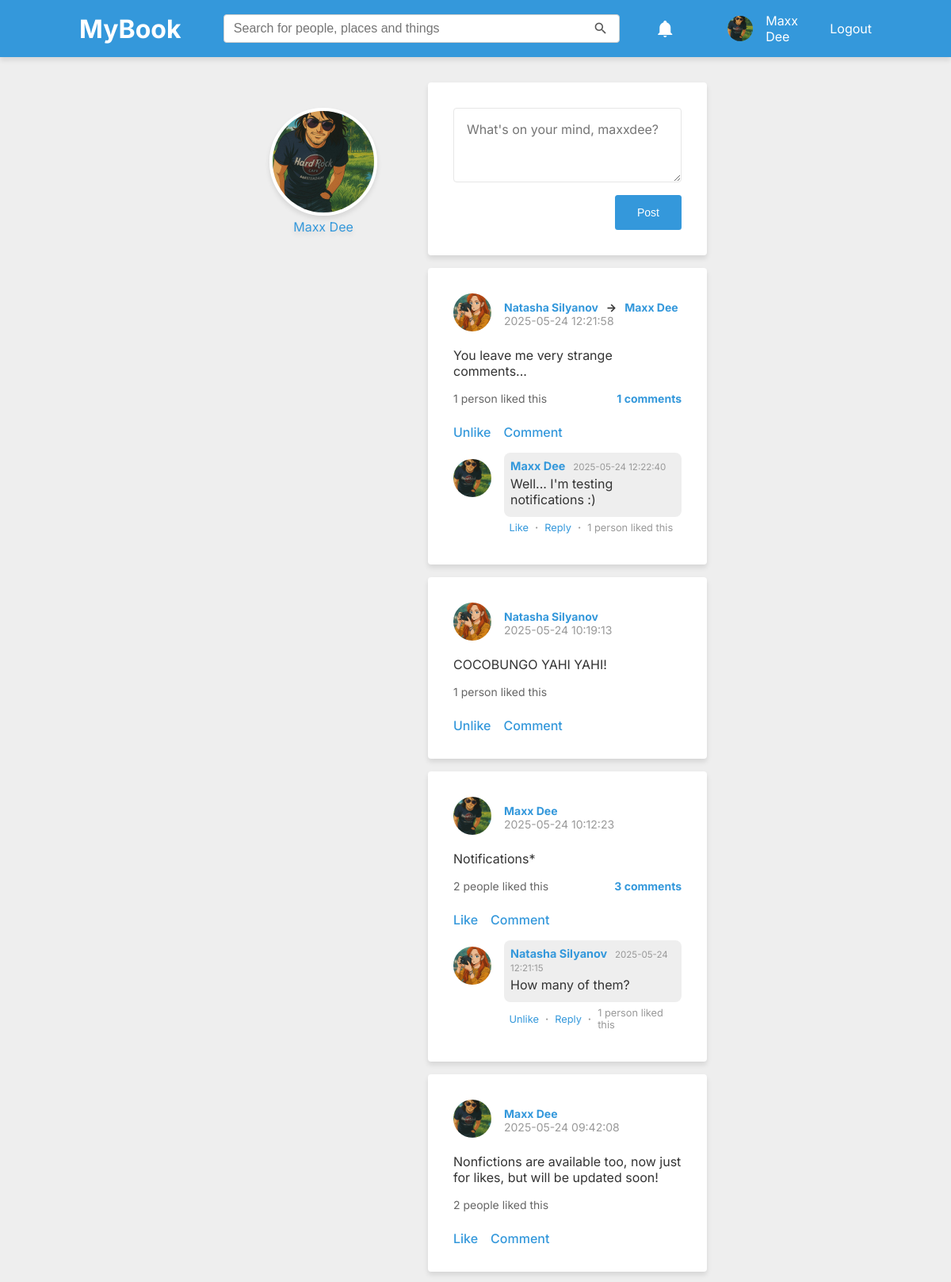
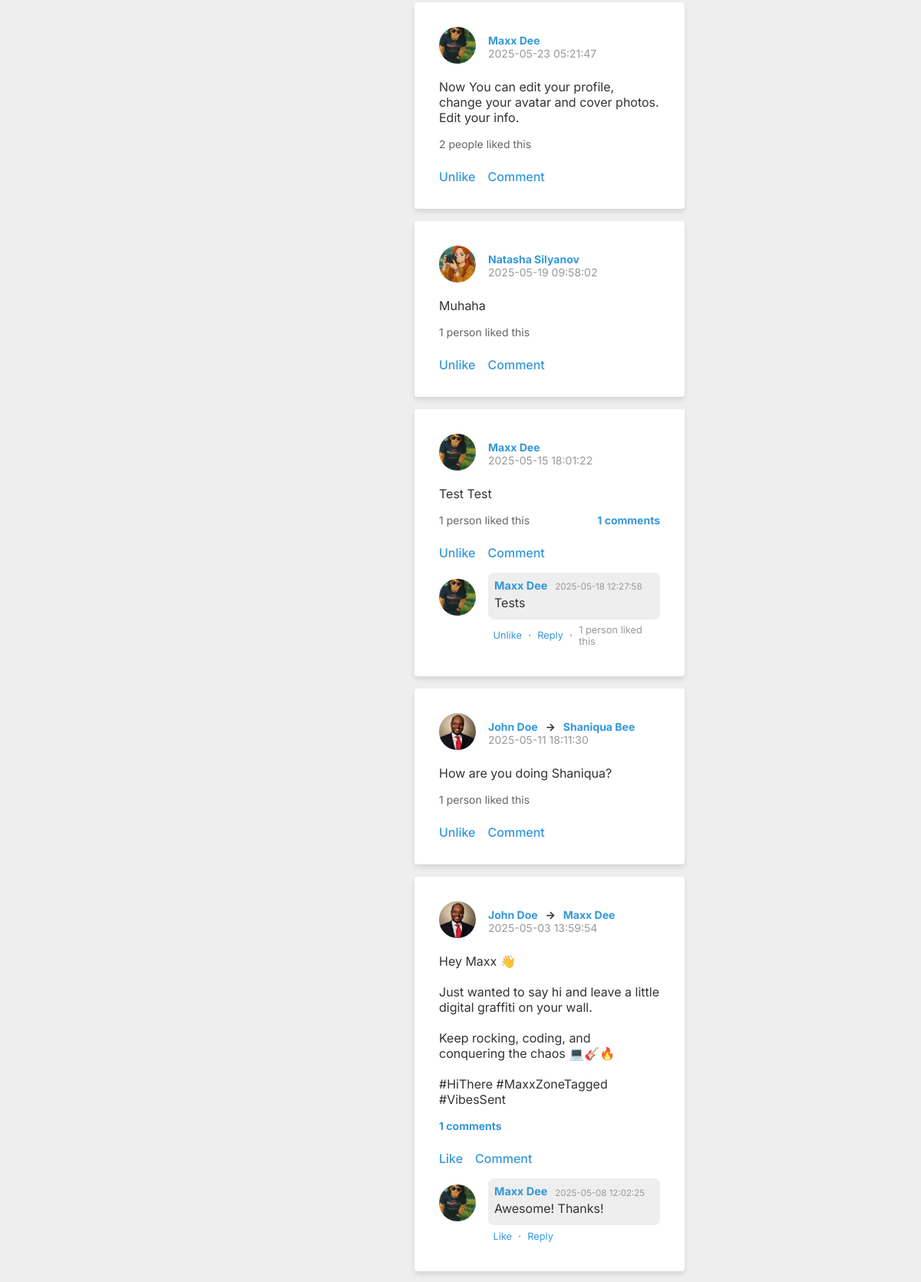
The app's page /pages/timeline.php (signed in, upper part) with its own data (2 pictures, top to bottom).
### tables this page shows
CREATE TABLE users (
    id INTEGER PRIMARY KEY AUTOINCREMENT,
    username TEXT NOT NULL UNIQUE,
    email TEXT NOT NULL UNIQUE,
    password TEXT NOT NULL,
    created_at DATETIME DEFAULT CURRENT_TIMESTAMP
, avatar TEXT, cover TEXT, gender TEXT, display_name TEXT, about_me TEXT, location VARCHAR);

CREATE TABLE posts (
    id INTEGER PRIMARY KEY AUTOINCREMENT,
    user_id INTEGER NOT NULL,
    content TEXT NOT NULL,
    created_at DATETIME DEFAULT CURRENT_TIMESTAMP
, recipient_id INTEGER);

CREATE TABLE comments (
    id INTEGER PRIMARY KEY AUTOINCREMENT,
    post_id INTEGER NOT NULL,
    user_id INTEGER NOT NULL,
    content TEXT NOT NULL,
    created_at DATETIME DEFAULT CURRENT_TIMESTAMP
, parent_id INTEGER DEFAULT NULL);

### config.php (called while the page is built)
<?php
$host = $_SERVER['HTTP_HOST'];
$port = $_SERVER['SERVER_PORT'];
if ($host === 'localhost' && $port === '80') {
    $BASE_URL = '/mybook';
} else {
    $BASE_URL = '';
}

### includes/classes/UserManager.php (called while the page is built, shortened)
<?php
class UserManager
{
    private PDO $pdo;
    public function __construct(PDO $pdo)
    {
        $this->pdo = $pdo;
    }
    public function getUserByUsername(string $username): ?array
    {
        $stmt = $this->pdo->prepare(
            "SELECT *
                    FROM users
                    WHERE username = :username"
        );
        $stmt->execute(['username' => $username]);
        $user = $stmt->fetch(PDO::FETCH_ASSOC);
        return $user ?: null;
    }
    public function getUserByUserId(string $user_id): ?array
    {
        $stmt = $this->pdo->prepare(
            "SELECT *
                    FROM users
                    WHERE id = :user_id"
        );
        $stmt->execute(['user_id' => $user_id]);
        $user = $stmt->fetch(PDO::FETCH_ASSOC);
        return $user ?: null;
    }
}

### includes/classes/NotificationsRenderer.php (called while the page is built)
<?php
class NotificationsRenderer
{
    private PDO $pdo;
    public function __construct(PDO $pdo)
    {
        $this->pdo = $pdo;
    }
    public function renderDropdown(array $notifications): string
    {
        $html = '<ul>';
        foreach ($notifications as $notification) {
            $html .= $this->renderItem($notification);
        }
        $html .= '</ul>';
        return $html;
    }
    public function renderItem(array $notification): string
    {
        $userManager = new UserManager($this->pdo);
        $actorId = $notification['actor_id'] ?? null;
        if ($actorId) {
            $actor = $userManager->getUserByUserId($actorId);
        } else {
            $actor = [
                'display_name' => 'System',
                'avatar' => '/assets/img/default-avatar.png'
            ];
        }
        $when = timeAgoShort($notification['created_at']);
        return '<li class="notification-item">
                    <a href="' . $notification['link'] . '" class="' . ($notification['is_read'] ? '' : 'new') . '">
                        <img src="' . $actor['avatar'] . '" alt="Profile" class="avatar-small">
                        <div>
                            <span class="notification-text">' . $notification['content'] . '</span>
                            <span class="post-date">' . $when . '</span>
                        </div>
                    </a>
                </li>';
    }
}

### includes/classes/NotificationsManager.php (called while the page is built, shortened)
<?php
class NotificationsManager
{
    public  function getAllByUser(PDO $pdo, int $user_id): ?array
    {
        $stmt = $pdo->prepare(
            "SELECT *
                    FROM notifications
                    WHERE user_id = :user_id
                    ORDER BY created_at DESC"
        );
        $stmt->execute(['user_id' => $user_id]);
        $notifications = $stmt->fetchAll(PDO::FETCH_ASSOC);
        return $notifications ?: null;
    }
}

### includes/autoloader.php (called while the page is built, shortened)
<?php
spl_autoload_register(function ($class) {
    $classPath = __DIR__ . '/classes/' . $class . '.php';
});

### includes/classes/PostManager.php (called while the page is built, shortened)
<?php
class PostManager
{
    private $pdo;
    public function __construct($pdo)
    {
        $this->pdo = $pdo;
    }
    public function fetchPost($post_id)
    {
        $stmt = $this->pdo->prepare(
            'SELECT
            posts.*,
            users.display_name,
            users.username,
            users.avatar,
            recipient.display_name AS recipient_name,
            recipient.username AS recipient_username
         FROM posts
         JOIN users ON posts.user_id = users.id
         LEFT JOIN users AS recipient ON posts.recipient_id = recipient.id
         WHERE posts.id = :post_id
         LIMIT 1'
        );
        $stmt->execute(['post_id' => $post_id]);
        return $stmt->fetch(PDO::FETCH_ASSOC);
    }
    public function countComments($post_id)
    {
        $stmt = $this->pdo->prepare(
            'SELECT COUNT(*) AS comment_count
             FROM comments
             WHERE post_id = :post_id'
        );
        $stmt->execute(['post_id' => $post_id]);
        $result = $stmt->fetch(PDO::FETCH_ASSOC);
        return $result['comment_count'] ?? 0;
    }
    public function countCommentLikes($comment_id)
    {
        $stmt = $this->pdo->prepare(
            'SELECT COUNT(*) AS comment_likes
             FROM likes
             WHERE comment_id = :comment_id;'
        );
        $stmt->execute(['comment_id' => $comment_id]);
        $result = $stmt->fetch(PDO::FETCH_ASSOC);
        return $result['comment_likes'] ?? 0;
    }
    public function existingLike($user_id, $post_id = null, $comment_id = null)
    {
        if ($comment_id) {
            $query =    'SELECT id
                         FROM likes
                         WHERE comment_id = :comment_id
                           AND user_id = :user_id
            ';
            $params = ['comment_id' => $comment_id, 'user_id' => $user_id];
        } elseif ($post_id) {
            $query = 'SELECT id
                      FROM likes
                      WHERE post_id = :post_id
                        AND user_id = :user_id
            ';
            $params = ['post_id' => $post_id, 'user_id' => $user_id];
        } else {
            throw new InvalidArgumentException('Either post_id or comment_id must be provided.');
        }
        $stmt = $this->pdo->prepare($query);
        $stmt->execute($params);
        return $stmt->fetch(PDO::FETCH_ASSOC);
    }
    public function fetchRecentComments(PDO $pdo, int $postId, int $numComments)
    {
        $stmt = $pdo->prepare(
            "SELECT c.*, u.username, u.display_name, u.avatar
                    FROM comments c
                    JOIN users u ON c.user_id = u.id
                    WHERE c.post_id = :post_id
                        AND c.parent_id IS NULL
                    ORDER BY c.created_at DESC
                    LIMIT :numComments
            "
        );
        $stmt->execute(['post_id' => $postId, 'numComments' => $numComments]);
        $latestComments = $stmt->fetchAll(PDO::FETCH_ASSOC);
        return $latestComments ?: null;
    }
}

### includes/functions/util.php (called while the page is built, shortened)
<?php
function escapeOutput(string $string): string
{
    $safeString = str_replace(['<', '>', '&'], ['&lt;', '&gt;', '&amp;'], $string);
    return nl2br($safeString);
}

### includes/classes/PostRenderer.php (the view, shortened to what this page needs)
<?php
class PostRenderer
{
    private $postId;
    private $pdo;
    private $postManager;
    private $baseUrl;
    private $post;
    private $comments;
    private $latestComments;
    private $commentCount;
    private $likeCount;
    public function __construct($postId, $pdo)
    {
        global $BASE_URL;
        $this->postId = $postId;
        $this->baseUrl = $BASE_URL;
        $this->pdo = $pdo;
        $this->postManager = new PostManager($pdo);
        $this->loadPostData();
    }
    private function loadPostData()
    {
        $this->post = $this->postManager->fetchPost($this->postId);
        $this->comments = $this->postManager->fetchComments($this->postId);
        $this->latestComments = $this->postManager->fetchRecentComments($this->pdo, $this->postId, numComments: 2);
        $this->commentCount = $this->postManager->countComments($this->postId);
        $this->likeCount = $this->postManager->countLikes($this->postId);
    }
    private function renderHeader()
    {
        echo '
        <div class="post-header">
            <a href="' . $this->baseUrl . '/pages/profile.php?u=' . $this->post['username'] . '">
                <img src="' . $this->baseUrl . $this->post['avatar'] . '" alt="' . $this->post['username'] . '">
            </a>
            <div class="post-user-info">
                <strong>
                    <a href="' . $this->baseUrl . '/pages/profile.php?u=' . $this->post['username'] . '">
                        ' . $this->post['display_name'] . '
                    </a>
        ';
        if (isset($this->post['recipient_username'])) {
            echo '
                &nbsp;&nbsp;->&nbsp;&nbsp;
                    <a href="' . $this->baseUrl . '/pages/profile.php?u=' . $this->post['recipient_username'] . '">
                        ' . $this->post['recipient_name'] . '
                    </a>
            ';
        }
        echo '</strong>';
        echo '
                <span class="post-date">' . $this->post['created_at'] . '</span>
            </div>
        </div>
        ';
    }
    private function renderContent()
    {
        echo '
            <p class="post-content">
            ' . escapeOutput($this->post['content']) . '
            </p>
        ';
    }
    private function renderCommentActions()
    {
        echo '<div class="post-actions">';
        $this->renderLikeForm();
        echo '<a href="#" class="comment-toggle">Comment</a>';
        echo '</div>';
    }
    private function renderLikeForm($commentLikeMode = null, $comment_id = null)
    {
        $loggedInUserId = $_SESSION['user_id'];
        $postId = (int) $this->postId;
        if (!$comment_id) {
            echo '
            <div class="post-like">
            <a href="#" data-post-id="' . $postId . '" class="like-link post-like">
            ';
            $existingLike = $this->postManager->existingLike($loggedInUserId, $postId);
        } else {
            echo '
            <div class="comment-like">
            <a href="#" data-comment-id="' . $comment_id . '" class="like-link comment-like">
            ';
            $existingLike = $this->postManager->existingLike($loggedInUserId, null, $comment_id);
        }
        echo $existingLike ? 'Unlike' : 'Like';
        echo '</a>';
        echo '</div>';
    }
    private function renderCommentAvatar($comment)
    {
        echo '
            <div class="comment-avatar">
                <a href="' . $this->baseUrl . '/pages/profile.php?u=' . $comment['username'] . '">
                    <img class="avatar" src="' . $this->baseUrl . $comment['avatar'] . '" alt="' . $comment['username'] . '">
                </a>
            </div>
        ';
    }
    private function renderCommentHeader($comment)
    {
        echo '
            <div class="comment-header">
                <a href="' . $this->baseUrl . '/pages/profile.php?u=' . $comment['username'] . '">
                    <strong class="username">' . $comment['display_name'] . '</strong>
                </a>
                <span class="comment-time">' . $comment['created_at'] . '</span>
            </div>
        ';
    }
    private function renderCommentText($comment)
    {
        echo '
            <p class="comment-text">
                ' . escapeOutput($comment['content'])  . '
            </p>
        ';
    }
    private function renderReplyActions($comment_id)
    {
        $likesCount = $this->postManager->countCommentLikes($comment_id);
        echo '<div class="comment-actions">';
        $this->renderLikeForm(true, $comment_id);
        echo '<span class="dot-separator">·</span>';
        echo '<a href="#" class="reply-toggle">Reply</a>';
        if ($likesCount > 0) {
            echo '<span class="dot-separator">·</span>';
        }
        echo '</div>';
    }
    private function renderComment($comment, $showReplies)
    {
        echo '<div class="comment">';
        $this->renderCommentAvatar($comment);
        echo '<div class="comment-body"><div class="comment-wrapper">';
        $this->renderCommentHeader($comment);
        $this->renderCommentText($comment);
        echo '</div>';
        $this->renderReplyActions($comment['id']);
        echo '</div>';
        echo '</div>';
    }
    private function renderCommentsCountLink()
    {
        $commentCount = $this->commentCount;
        if ($commentCount > 0) {
            echo '<div class="comments-count">';
            echo '<a href="' . $this->baseUrl . '/pages/post.php?id=' . $this->postId . '">';
            echo $commentCount . ' comments';
            echo '</a>';
            echo '</div>';
        }
    }
    private function renderLikesCount($likeCount = 0)
    {
        if ($likeCount > 0) {
            echo '<div class="likes">';
            if ($likeCount > 1) {
                echo $likeCount . ' people liked this';
            } else {
                echo $likeCount . ' person liked this';
            }
            echo '</div>';
        }
    }
    private function renderLikesAndComments()
    {
        echo '<div class="post-likes-comments">';
        $this->renderLikesCount($this->likeCount);
        $this->renderCommentsCountLink();
        echo '</div>';
    }
    private function renderComments($showReplies, $mode = 'full'): void
    {
        $commentsToRender = [];
        if ($mode === 'full') {
            $commentsToRender = $this->comments;
        } elseif ($mode === 'timeline' || $mode === 'profile') {
            $commentsToRender = $this->latestComments;
        }
        if (!empty($commentsToRender)) {
            foreach ($commentsToRender as $comment) {
                $this->renderComment($comment, $showReplies);
            }
        }
    }
    public function render($showReplies = true, $mode = "full")
    {
        echo '<div class="post">';
        $this->renderHeader();
        $this->renderContent();
        $this->renderLikesAndComments();
        $this->renderCommentActions();
        $this->renderComments($showReplies, $mode);
        echo '</div>';
    }
}

### includes/modules/user-avatar.php
<div class="avatar">
    <a href="<?= $BASE_URL ?>/pages/profile.php?u=<?= $user["username"] ?>">
        <img src="<?= $BASE_URL ?><?= $user['avatar'] ?>" alt="Profile" class="avatar-small">
        <span class="username"><?= $user["display_name"] ?></span>
    </a>
    <?php include_once __DIR__ . '/user-logout.php'; ?>
</div>

### includes/modules/profile-box.php
<div class="sidebar-box--nobg text-center">
    <a href="<?= $BASE_URL ?>/pages/profile.php" class="profile-link">
        <img src="<?= $profilePicUrl ?>" alt="<?= $display_name ?>" class="avatar-large shadow border">
        <p class="username text-shadow" aria-current="page"><?= $display_name ?></p>
    </a>
</div>

### includes/modules/status-box.php (shortened to what this page needs)
<div class="status-box">
    <form method="post" action="<?= $BASE_URL ?>/actions/posts/post-process.php">
        <?php if ($user['id'] == $profile['id']): ?>
            <input type="hidden" name="user_id" value="<?= $user['id'] ?>"><textarea
                name="content"
                placeholder="What's on your mind, <?= $user["username"] ?>?"
                rows="3"></textarea>
        <?php endif; ?>
        <button class="primary">Post</button>
    </form>
</div>

### includes/modules/timeline-posts.php (shortened to what this page needs)
<?php
$pdo = getDBConnection();
$profileId = $profile['id'];
$stmt = $pdo->prepare(
    'SELECT posts.*, users.display_name, users.username, users.avatar
     FROM posts
     JOIN users ON posts.user_id = users.id
     LEFT JOIN friends ON (
        (friends.user_id = :id AND friends.friend_id = users.id) OR
        (friends.friend_id = :id AND friends.user_id = users.id)
     )
     WHERE
        posts.recipient_id = :id
        OR (posts.recipient_id IS NULL AND posts.user_id = :id)
        OR (friends.status IN (\'pending\', \'accepted\', \'stalker\'))
     ORDER BY posts.created_at DESC'
);
$stmt->execute(['id' => $profileId]);
$posts = $stmt->fetchAll(PDO::FETCH_ASSOC);
foreach ($posts as $post) {
    $postRenderer = new PostRenderer(
        $post['id'],
        $pdo
    );
    $postRenderer->render(showReplies: false, mode: "timeline");
}
?>

### records on screen
users: avatar (picture), display_name "Maxx Dee", content "What's on your mind, maxxdee?"
posts: post "Natasha Silyanov", post "Maxx Dee", created_at "2025-05-24 12:21:58", content "You leave me very strange comments...", commentCount "1", shows "Unlike"
comments: user.avatar (picture), user.display_name "Maxx Dee", created_at "2025-05-24 12:22:40", content "Well... I'm testing notifications :)"
posts: post "Natasha Silyanov", created_at "2025-05-24 10:19:13", content "COCOBUNGO YAHI YAHI!", shows "Unlike"
posts: post "Maxx Dee", created_at "2025-05-24 10:12:23", content "Notifications*", commentCount "3", shows "Like"
comments: user.avatar (placeholder picture), user.display_name "Natasha Silyanov", created_at "2025-05-24 12:21:15", content "How many of them?"
posts: post "Maxx Dee", created_at "2025-05-24 09:42:08", content "Nonfictions are available too, now just for likes, but will be updated soon!", shows "Like"
posts: post "Maxx Dee", created_at "2025-05-23 05:21:47", content "Now You can edit your profile, change your avatar and cover photos. Edit your info.", shows "Unlike"
posts: post "Natasha Silyanov", created_at "2025-05-19 09:58:02", content "Muhaha", shows "Unlike"
posts: post "Maxx Dee", created_at "2025-05-15 18:01:22", content "Test Test", commentCount "1", shows "Unlike"
comments: user.avatar (picture), user.display_name "Maxx Dee", created_at "2025-05-18 12:27:58", content "Tests"
posts: post "John Doe", post "Shaniqua Bee", created_at "2025-05-11 18:11:30", content "How are you doing Shaniqua?", shows "Unlike"
posts: post "John Doe", post "Maxx Dee", created_at "2025-05-03 13:59:54", content "Hey Maxx 👋 Just wanted to say hi and leave a little digital graffiti on your wall. Keep rocking, coding, and conquering the chaos 💻🎸🔥 #HiThere #MaxxZoneTagged #VibesSent", commentCount "1", shows "Like"
comments: user.avatar (picture), user.display_name "Maxx Dee", created_at "2025-05-08 12:02:25", content "Awesome! Thanks!"
